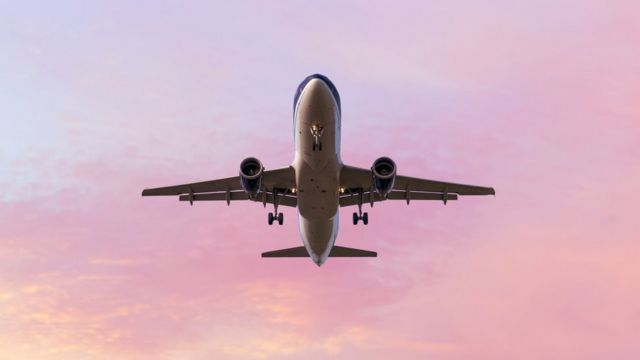
#> input picture imagens/AVIAO_01.jpg, 640 x 360 px
$ python contornoAviao.py
#> lines starting #> are read from the running program, lines starting #| are printed output that depends on the picture; after the words box and inside, x2 and y2 are one past the last pixel; in counts of white or black regions, pixels touching at a corner belong together
import math

import numpy as np
import cv2
import matplotlib.pyplot as plt

# Importa e converta para RGB
img = cv2.imread('./imagens/AVIAO_01.jpg')
#> img is the input picture: shape (360, 640, 3); mean B, G, R 193.2, 177.8, 212.5
img = cv2.cvtColor(img, cv2.COLOR_BGR2RGB)

# Convertendo para preto e branco (RGB -> Gray Scale -> BW)
img_gray = cv2.cvtColor(img, cv2.COLOR_RGB2GRAY)
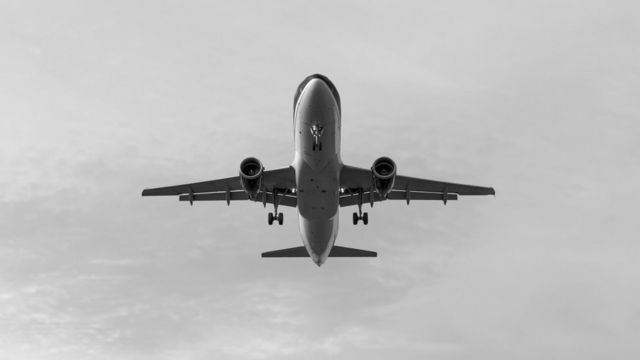
#> img_gray: shape (360, 640); min 0, max 251, mean 190
a = img_gray.max()
#> a = 251

tamanhoKernel = 5
kernel = np.ones((tamanhoKernel, tamanhoKernel), np.uint8)

# Filtro de ruído (bluring)
img_blur = cv2.blur(img_gray, ksize=(tamanhoKernel, tamanhoKernel))

# Detecção borda com Canny (sem blurry)
edges_gray = cv2.Canny(image=img_gray, threshold1=a/2, threshold2=a/2)
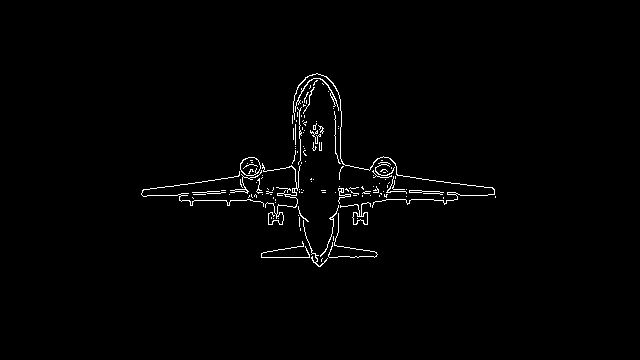
#> edges_gray: shape (360, 640); 1.3% white in thin lines or dots, all inside (x1, y1, x2, y2) = (141, 73, 496, 267)
# Detecção borda com Canny (com blurry)
edges_blur = cv2.Canny(image=img_blur, threshold1=a/2, threshold2=a/2)
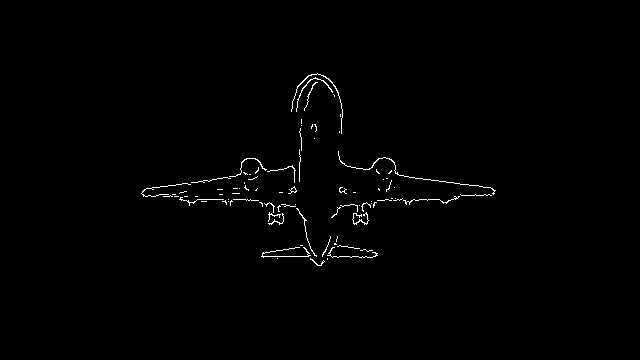
#> edges_blur: shape (360, 640); 0.8% white in thin lines or dots, all inside (x1, y1, x2, y2) = (141, 73, 496, 266)

# contorno
contours, hierarchy = cv2.findContours(
                                   image=edges_gray,
                                   mode=cv2.RETR_TREE,
                                   method=cv2.CHAIN_APPROX_SIMPLE)
#> contours = 154 contours, 142 with area under 20; largest, box (x1, y1, x2, y2) and area: (240, 157, 261, 176) 291, (240, 157, 261, 176) 280, (340, 202, 371, 225) 126, (352, 212, 368, 225) 110, (293, 73, 495, 208) 64
contours = sorted(contours, key=cv2.contourArea, reverse=True)
img_copy = img.copy()
final = cv2.drawContours(img_copy, contours, contourIdx=-1,
                         color=(255, 0, 0), thickness=2)
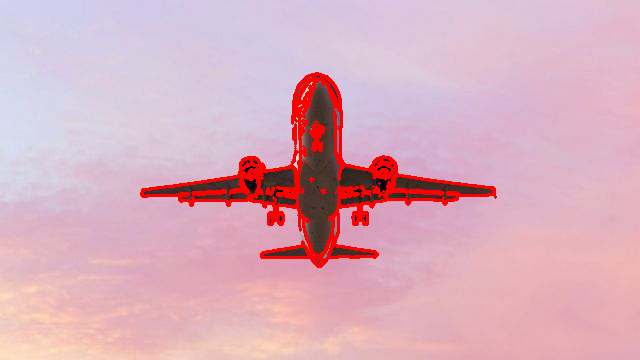
#> final: shape (360, 640, 3); mean R, G, B 218, 174, 189.1

# plot imagens
imagens = [img, img_blur, img_gray, edges_gray, edges_blur, final]
formatoX = math.ceil(len(imagens)**.5)
#> formatoX = 3
if (formatoX**2-len(imagens)) > formatoX:
    formatoY = formatoX-1
else:
    formatoY = formatoX
#> formatoY = 3
for i in range(len(imagens)):
    plt.subplot(formatoY, formatoX, i + 1)
    plt.imshow(imagens[i], 'gray')
    plt.xticks([]), plt.yticks([])
#> this loop made 6 passes
plt.show()
